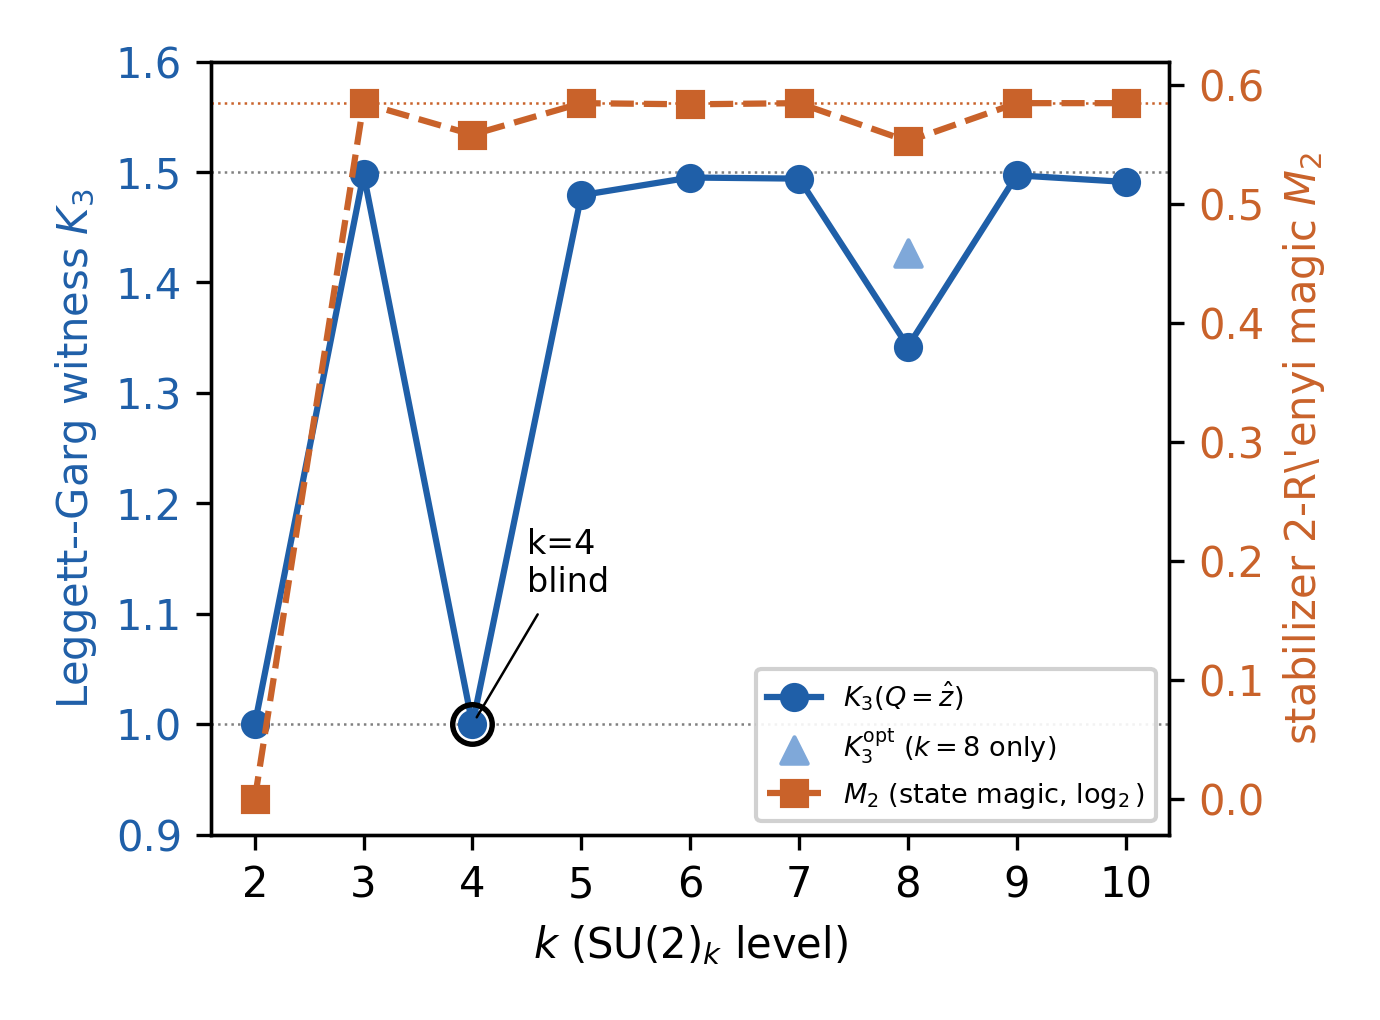

This chart was generated by the following Python code:
#!/usr/bin/env python3
"""
FIG-1: k-resolved dissociation map for Paper 5a.
Plots the fixed-axis Leggett-Garg witness K3(Q=z) against the stabilizer
2-Renyi magic M2 (log2 basis) across k=2..10, from the verified dissociation
table (p5a_r1_engine.py + p5a_r2_dissociation_table.py, cross-checked
against p5a_theorem_b_spot_checks_gram.py). Values hard-coded here from the
already-verified table (Table I of the paper) -- this script only renders
the figure, it does not recompute the physics.
Strips matplotlib metadata on save (no author/host leakage), >=300 dpi.
"""
import matplotlib
matplotlib.use("Agg")
import matplotlib.pyplot as plt
import numpy as np

k = np.array([2, 3, 4, 5, 6, 7, 8, 9, 10])
K3_fixedaxis = np.array([1.000, 1.498, 1.000, 1.479, 1.495, 1.494, 1.342, 1.497, 1.491])
K3_optimized = np.array([1.000, 1.500, 1.000, 1.500, 1.500, 1.498, 1.427, 1.500, 1.500])
M2 = np.array([0.000, 0.585, 0.5585, 0.585, 0.584, 0.585, 0.5530, 0.585, 0.585])

fig, ax1 = plt.subplots(figsize=(4.6, 3.4))

ax1.plot(k, K3_fixedaxis, "o-", color="#1f5fa8", label=r"$K_3(Q{=}\hat z)$", zorder=3)
ax1.scatter([8], [K3_optimized[6]], marker="^", s=40, color="#7fa8d9",
            label=r"$K_3^{\mathrm{opt}}$ ($k{=}8$ only)", zorder=4)
ax1.axhline(1.0, color="gray", lw=0.6, ls=":")
ax1.axhline(1.5, color="gray", lw=0.6, ls=":")
ax1.set_ylabel(r"Leggett--Garg witness $K_3$", color="#1f5fa8")
ax1.tick_params(axis="y", labelcolor="#1f5fa8")
ax1.set_xlabel(r"$k$ (SU(2)$_k$ level)")
ax1.set_xticks(k)
ax1.set_ylim(0.9, 1.6)

ax2 = ax1.twinx()
ax2.plot(k, M2, "s--", color="#c9622a", label=r"$M_2$ (state magic, $\log_2$)", zorder=3)
ax2.axhline(np.log2(1.5), color="#c9622a", lw=0.6, ls=":")
ax2.set_ylabel(r"stabilizer 2-R\'enyi magic $M_2$", color="#c9622a")
ax2.tick_params(axis="y", labelcolor="#c9622a")
ax2.set_ylim(-0.03, 0.62)

# k=4 blind-spot annotation
ax1.scatter([4], [1.000], s=90, facecolors="none", edgecolors="black", linewidths=1.3, zorder=5)
ax1.annotate("k=4\nblind", xy=(4, 1.0), xytext=(4.5, 1.12),
             fontsize=8, ha="left",
             arrowprops=dict(arrowstyle="-", lw=0.6))

lines1, labels1 = ax1.get_legend_handles_labels()
lines2, labels2 = ax2.get_legend_handles_labels()
ax1.legend(lines1 + lines2, labels1 + labels2, fontsize=6.5, loc="lower right", framealpha=0.9)

fig.tight_layout()
fig.savefig("p5a_fig1_dissociation_map.png", dpi=300, metadata={"Author": None, "Software": None,
                                                            "Title": None, "Description": None})
print("wrote p5a_fig1_dissociation_map.png")
